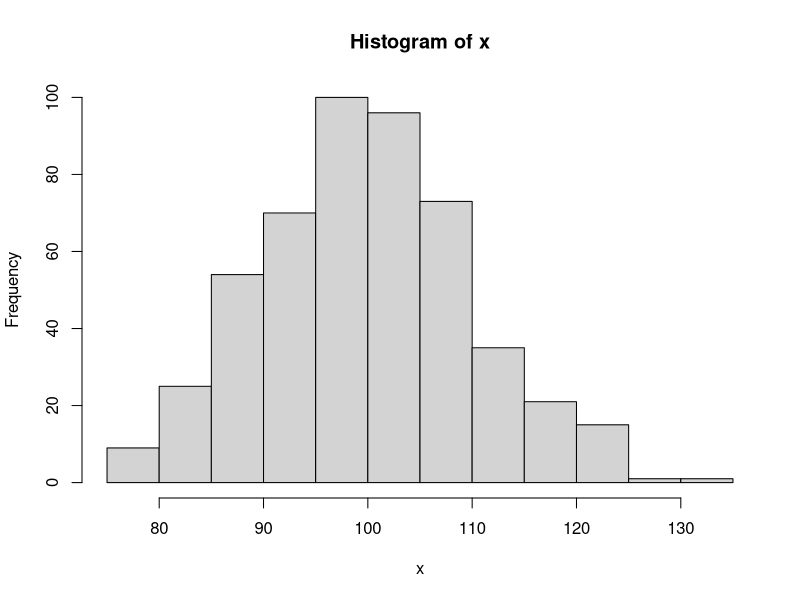
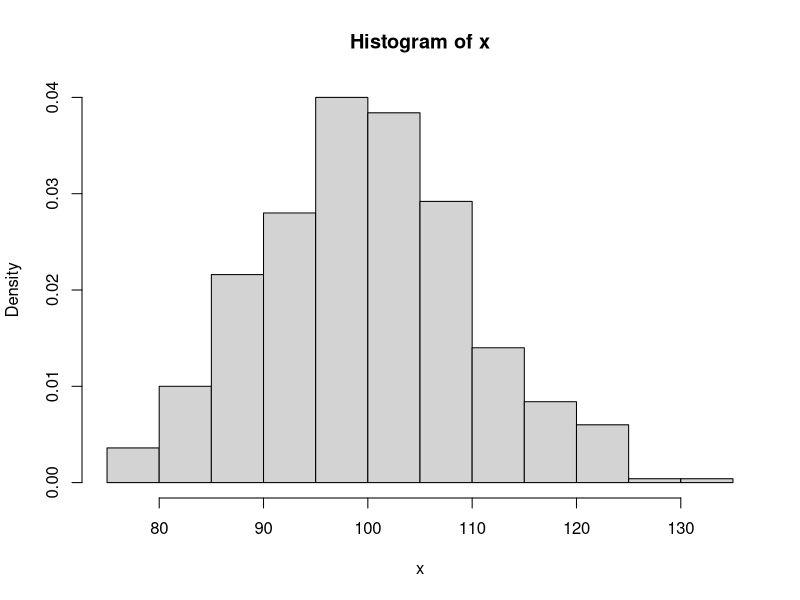
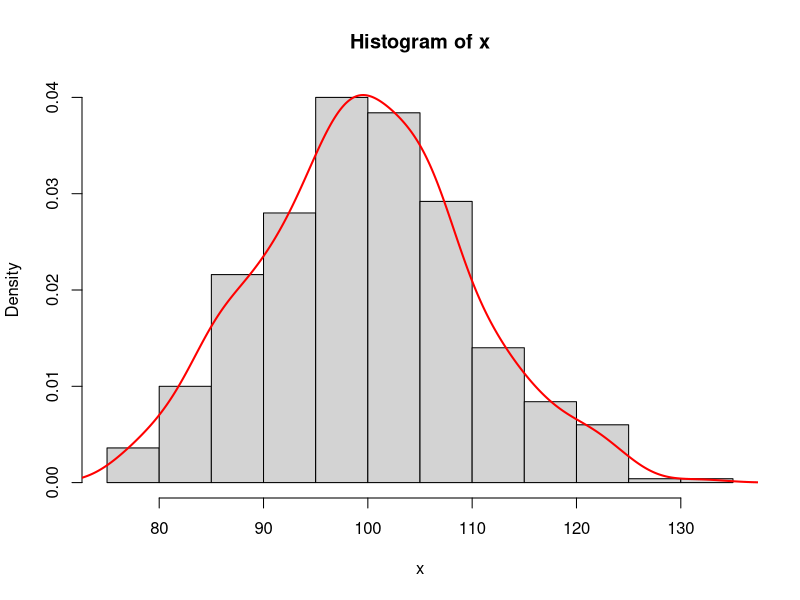
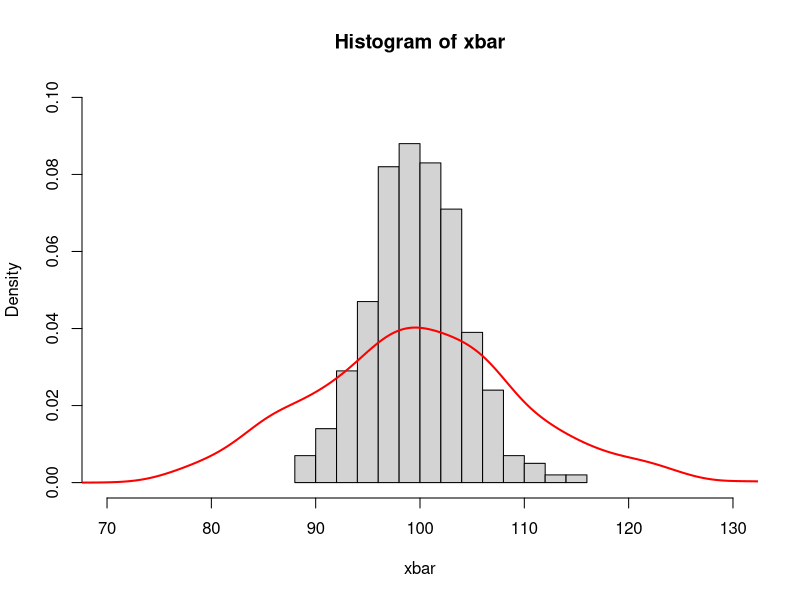
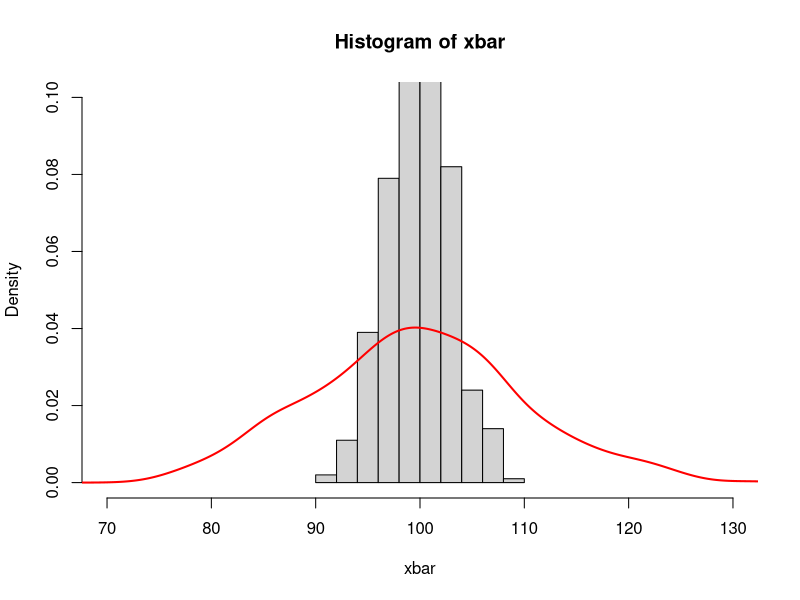
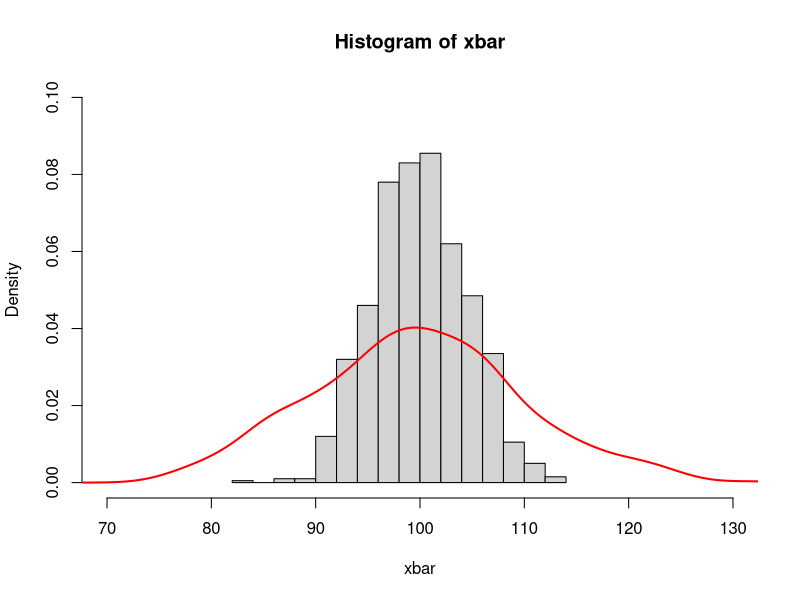
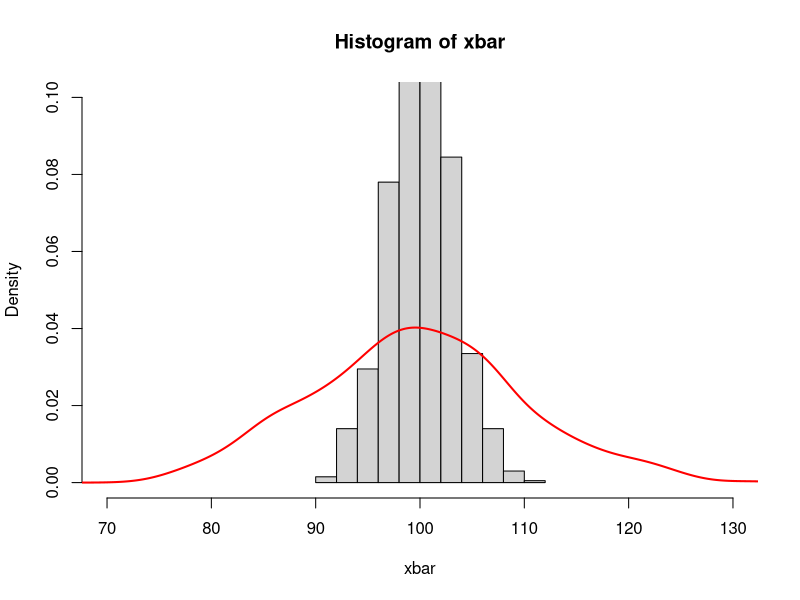

Generate these figures, in order, with R:
(x=rnorm(500, mean=100, sd=10))
hist(x)
hist(x, prob=T)
hist(x, freq=F)
lines(density(x), col='red', lwd=2)

(xbar=rep(0,500))
mu=100; sigma=10; n=5
#mean(rnorm(n, mean=mu, sd=sigma))
?rnorm
for (i  in 1:500){ xbar[i]=mean(rnorm(n, mean=mu, sd=sigma))}
xbar
hist(xbar, prob=T, breaks=12, xlim=c(70,130), ylim=c(0,0.1))
lines(density(x), col='red', lwd=2)
mean(xbar)

n=10
for (i  in 1:500){ xbar[i]=mean(rnorm(n, mean=mu, sd=sigma))}
hist(xbar, prob=T, breaks=12, xlim=c(70,130), ylim=c(0,0.1))
lines(density(x), col='red', lwd=2)
mean(xbar)

n=5
for (i  in 1:1000){ xbar[i]=mean(rnorm(n, mean=mu, sd=sigma))}
hist(xbar, prob=T, breaks=12, xlim=c(70,130), ylim=c(0,0.1))
lines(density(x), col='red', lwd=2)
mean(xbar)

n=10
for (i  in 1:1000){ xbar[i]=mean(rnorm(n, mean=mu, sd=sigma))}
hist(xbar, prob=T, breaks=12, xlim=c(70,130), ylim=c(0,0.1))
lines(density(x), col='red', lwd=2)
mean(xbar)